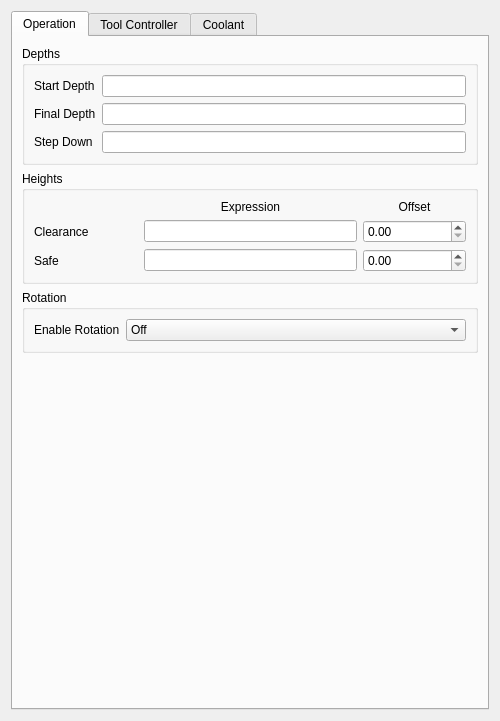
<?xml version="1.0" encoding="UTF-8"?>
<ui version="4.0">
 <class>Form</class>
 <widget class="QWidget" name="Form">
  <property name="geometry">
   <rect>
    <x>0</x>
    <y>0</y>
    <width>500</width>
    <height>721</height>
   </rect>
  </property>
  <property name="windowTitle">
   <string>Setup Global</string>
  </property>
  <layout class="QVBoxLayout" name="verticalLayout">
   <item>
    <widget class="QTabWidget" name="tabWidget">
     <property name="currentIndex">
      <number>0</number>
     </property>
     <widget class="QWidget" name="tabWidgetPage1">
      <attribute name="title">
       <string>Operation</string>
      </attribute>
      <layout class="QVBoxLayout" name="verticalLayout_2">
       <item>
        <widget class="QGroupBox" name="groupBox">
         <property name="title">
          <string>Depths</string>
         </property>
         <layout class="QFormLayout" name="formLayout">
          <item row="0" column="0">
           <widget class="QLabel" name="label">
            <property name="text">
             <string>Start Depth</string>
            </property>
           </widget>
          </item>
          <item row="0" column="1">
           <widget class="QLineEdit" name="setupStartDepthExpr">
            <property name="toolTip">
             <string>&lt;html&gt;&lt;head/&gt;&lt;body&gt;&lt;p&gt;Expression set as the StartDepth of a newly created operation.&lt;/p&gt;&lt;p&gt;&lt;br/&gt;&lt;/p&gt;&lt;p&gt;Default: OpStartDepth&lt;/p&gt;&lt;/body&gt;&lt;/html&gt;</string>
            </property>
           </widget>
          </item>
          <item row="1" column="0">
           <widget class="QLabel" name="label_2">
            <property name="text">
             <string>Final Depth</string>
            </property>
           </widget>
          </item>
          <item row="1" column="1">
           <widget class="QLineEdit" name="setupFinalDepthExpr">
            <property name="toolTip">
             <string>&lt;html&gt;&lt;head/&gt;&lt;body&gt;&lt;p&gt;Expression set as the FinalDepth for a newly created operation.&lt;/p&gt;&lt;p&gt;&lt;br/&gt;&lt;/p&gt;&lt;p&gt;Default: OpFinalDepth&lt;/p&gt;&lt;/body&gt;&lt;/html&gt;</string>
            </property>
           </widget>
          </item>
          <item row="2" column="0">
           <widget class="QLabel" name="label_3">
            <property name="text">
             <string>Step Down</string>
            </property>
           </widget>
          </item>
          <item row="2" column="1">
           <widget class="QLineEdit" name="setupStepDownExpr">
            <property name="toolTip">
             <string>&lt;html&gt;&lt;head/&gt;&lt;body&gt;&lt;p&gt;Expression set as the StepDown of a newly created operation.&lt;/p&gt;&lt;p&gt;&lt;br/&gt;&lt;/p&gt;&lt;p&gt;Default: OpToolDiameter&lt;/p&gt;&lt;/body&gt;&lt;/html&gt;</string>
            </property>
           </widget>
          </item>
         </layout>
        </widget>
       </item>
       <item>
        <widget class="QGroupBox" name="groupBox_2">
         <property name="title">
          <string>Heights</string>
         </property>
         <layout class="QGridLayout" name="gridLayout">
          <item row="3" column="0">
           <widget class="QLabel" name="label_6">
            <property name="text">
             <string>Safe</string>
            </property>
           </widget>
          </item>
          <item row="1" column="0">
           <widget class="QLabel" name="label_4">
            <property name="text">
             <string>Clearance</string>
            </property>
           </widget>
          </item>
          <item row="3" column="1" colspan="2">
           <widget class="QLineEdit" name="setupSafeHeightExpr">
            <property name="toolTip">
             <string>&lt;html&gt;&lt;head/&gt;&lt;body&gt;&lt;p&gt;Expression set as SafeHeight for new operations.&lt;/p&gt;&lt;p&gt;&lt;br/&gt;&lt;/p&gt;&lt;p&gt;Default: &amp;quot;OpStockZMax+SetupSheet.SafeHeightOffset&amp;quot;&lt;/p&gt;&lt;/body&gt;&lt;/html&gt;</string>
            </property>
           </widget>
          </item>
          <item row="1" column="1" colspan="2">
           <widget class="QLineEdit" name="setupClearanceHeightExpr">
            <property name="toolTip">
             <string>&lt;html&gt;&lt;head/&gt;&lt;body&gt;&lt;p&gt;Expression set as ClearanceHeight for new operations.&lt;/p&gt;&lt;p&gt;&lt;br/&gt;&lt;/p&gt;&lt;p&gt;Default: &amp;quot;OpStockZMax+SetupSheet.ClearanceHeightOffset&amp;quot;&lt;/p&gt;&lt;/body&gt;&lt;/html&gt;</string>
            </property>
           </widget>
          </item>
          <item row="1" column="3">
           <widget class="Gui::QuantitySpinBox" name="setupClearanceHeightOffs">
            <property name="toolTip">
             <string>&lt;html&gt;&lt;head/&gt;&lt;body&gt;&lt;p&gt;ClearanceHeightOffset - can be used by expressions to set the default ClearanceHeight for new operations.&lt;/p&gt;&lt;p&gt;&lt;br/&gt;&lt;/p&gt;&lt;p&gt;Default: &amp;quot;3 mm&amp;quot;&lt;/p&gt;&lt;/body&gt;&lt;/html&gt;</string>
            </property>
           </widget>
          </item>
          <item row="0" column="3">
           <widget class="QLabel" name="label_7">
            <property name="text">
             <string>Offset</string>
            </property>
            <property name="alignment">
             <set>Qt::AlignCenter</set>
            </property>
           </widget>
          </item>
          <item row="0" column="1" colspan="2">
           <widget class="QLabel" name="label_5">
            <property name="text">
             <string>Expression</string>
            </property>
            <property name="alignment">
             <set>Qt::AlignCenter</set>
            </property>
           </widget>
          </item>
          <item row="3" column="3">
           <widget class="Gui::QuantitySpinBox" name="setupSafeHeightOffs">
            <property name="toolTip">
             <string>&lt;html&gt;&lt;head/&gt;&lt;body&gt;&lt;p&gt;SafeHeightOffset can be for expressions to set the SafeHeight for new operations.&lt;/p&gt;&lt;p&gt;&lt;br/&gt;&lt;/p&gt;&lt;p&gt;Default: &amp;quot;5 mm&amp;quot;&lt;/p&gt;&lt;/body&gt;&lt;/html&gt;</string>
            </property>
           </widget>
          </item>
         </layout>
        </widget>
       </item>
       <item>
        <widget class="QGroupBox" name="groupBox_4">
         <property name="title">
          <string>Rotation</string>
         </property>
         <layout class="QFormLayout" name="formLayout_3">
          <item row="0" column="0">
           <widget class="QLabel" name="setupEnableRotationLabel">
            <property name="text">
             <string>Enable Rotation</string>
            </property>
           </widget>
          </item>
          <item row="0" column="1">
           <widget class="QComboBox" name="setupEnableRotation">
            <property name="currentText">
             <string>Off</string>
            </property>
            <property name="maxVisibleItems">
             <number>5</number>
            </property>
            <property name="maxCount">
             <number>10</number>
            </property>
            <item>
             <property name="text">
              <string>Off</string>
             </property>
            </item>
            <item>
             <property name="text">
              <string>A(x)</string>
             </property>
            </item>
            <item>
             <property name="text">
              <string>B(y)</string>
             </property>
            </item>
            <item>
             <property name="text">
              <string>A &amp; B</string>
             </property>
            </item>
           </widget>
          </item>
         </layout>
        </widget>
       </item>
       <item>
        <spacer name="verticalSpacer">
         <property name="orientation">
          <enum>Qt::Vertical</enum>
         </property>
         <property name="sizeHint" stdset="0">
          <size>
           <width>20</width>
           <height>40</height>
          </size>
         </property>
        </spacer>
       </item>
      </layout>
     </widget>
     <widget class="QWidget" name="tabWidgetPage2">
      <attribute name="title">
       <string>Tool Controller</string>
      </attribute>
      <layout class="QVBoxLayout" name="verticalLayout_3">
       <item>
        <widget class="QGroupBox" name="groupBox_3">
         <property name="title">
          <string>Rapid Speeds</string>
         </property>
         <layout class="QFormLayout" name="formLayout_2">
          <item row="0" column="0">
           <widget class="QLabel" name="label_8">
            <property name="text">
             <string>Horizontal</string>
            </property>
           </widget>
          </item>
          <item row="0" column="1">
           <widget class="Gui::QuantitySpinBox" name="setupRapidHorizontal">
            <property name="sizePolicy">
             <sizepolicy hsizetype="MinimumExpanding" vsizetype="Fixed">
              <horstretch>0</horstretch>
              <verstretch>0</verstretch>
             </sizepolicy>
            </property>
            <property name="toolTip">
             <string>&lt;html&gt;&lt;head/&gt;&lt;body&gt;&lt;p&gt;Rapid horizontal speed assigned as HorizRapid to new ToolController.&lt;/p&gt;&lt;/body&gt;&lt;/html&gt;</string>
            </property>
           </widget>
          </item>
          <item row="1" column="0">
           <widget class="QLabel" name="label_9">
            <property name="text">
             <string>Vertical</string>
            </property>
           </widget>
          </item>
          <item row="1" column="1">
           <widget class="Gui::QuantitySpinBox" name="setupRapidVertical">
            <property name="sizePolicy">
             <sizepolicy hsizetype="MinimumExpanding" vsizetype="Fixed">
              <horstretch>0</horstretch>
              <verstretch>0</verstretch>
             </sizepolicy>
            </property>
            <property name="toolTip">
             <string>&lt;html&gt;&lt;head/&gt;&lt;body&gt;&lt;p&gt;Rapid vertical speed assigned to VertRapid of new ToolController.&lt;/p&gt;&lt;/body&gt;&lt;/html&gt;</string>
            </property>
           </widget>
          </item>
         </layout>
        </widget>
       </item>
       <item>
        <spacer name="verticalSpacer_2">
         <property name="orientation">
          <enum>Qt::Vertical</enum>
         </property>
         <property name="sizeHint" stdset="0">
          <size>
           <width>20</width>
           <height>40</height>
          </size>
         </property>
        </spacer>
       </item>
      </layout>
     </widget>
     <widget class="QWidget" name="tabWidgetPage3">
      <attribute name="title">
       <string>Coolant</string>
      </attribute>
      <layout class="QGridLayout" name="gridLayout_3">
       <item row="0" column="0">
        <widget class="QGroupBox" name="groupBox_4">
         <property name="title">
          <string>Coolant Mode</string>
         </property>
         <layout class="QGridLayout" name="gridLayout_2">
          <item row="0" column="0">
           <widget class="QLabel" name="label_10">
            <property name="text">
             <string>Coolant Mode</string>
            </property>
           </widget>
          </item>
          <item row="0" column="1">
           <widget class="QComboBox" name="setupCoolantMode"/>
          </item>
         </layout>
        </widget>
       </item>
       <item row="1" column="0">
        <spacer name="verticalSpacer_3">
         <property name="orientation">
          <enum>Qt::Vertical</enum>
         </property>
         <property name="sizeHint" stdset="0">
          <size>
           <width>20</width>
           <height>570</height>
          </size>
         </property>
        </spacer>
       </item>
      </layout>
     </widget>
    </widget>
   </item>
  </layout>
 </widget>
 <customwidgets>
  <customwidget>
   <class>Gui::QuantitySpinBox</class>
   <extends>QDoubleSpinBox</extends>
   <header>gui_quantityspinbox.h</header>
  </customwidget>
 </customwidgets>
 <resources/>
 <connections/>
</ui>
